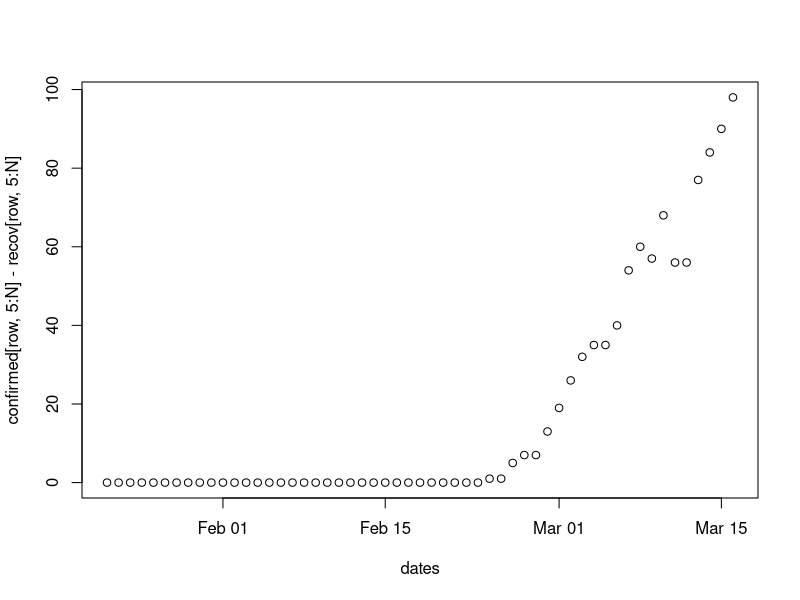

The R source for this figure: (Note: this script raises an error after producing the figure.)
library(reshape2)
library(ggplot2)
library(dplyr)


## Setup

confirmed = read.csv("data/time_series_19-covid-Confirmed.csv", stringsAsFactors = F)
deaths=read.csv("data/time_series_19-covid-Deaths.csv", stringsAsFactors = F)
recov = read.csv("data/time_series_19-covid-Recovered.csv", stringsAsFactors = F)



colstr=colnames(confirmed)[5:ncol(confirmed)]
dstr=vapply(colstr, function(x) substr(x, start = 2, stop = nchar(x)), FUN.VALUE="hi")
dates=as.Date(dstr, format = "%m.%d.%y")
N=ncol(confirmed)


row=25
plot(dates,confirmed[row,5:N]-recov[row,5:N])


airChina_names=c('Beijing', 'Shanghai', 'Guangdong', 'Henan', 'Jiangsu', 'Liaoning', 'Shandong', 'Fujian')
airCountries=c('Japan', 'Germany', 'France', 'India', 'UK', 'Korea, South', 'Taiwan*')


conf = melt(confirmed, id.vars = c("Province", "Region", "Lat","Long"),
                measure.vars = colnames(confirmed)[5:N])
recsimp = melt(recov, id.vars = c("Province", "Region", "Lat","Long"),
                measure.vars = colnames(confirmed)[5:N])
deathsimp = melt(deaths, id.vars = c("Province", "Region", "Lat","Long"),
                measure.vars = colnames(confirmed)[5:N])
conf$variable=as.Date(conf$variable, format = "X%m.%d.%y")
colnames(conf)=c("Province","Region","Lat","Long","date","cases")
allsimp=conf; allsimp$prev = conf$cases-recsimp$value - deathsimp$value
allsimp$deaths = deathsimp$value
allsimp$recovered = recsimp$value


extractPrevRegion = function(thisname) {
    if (thisname %in% confirmed$Region) {
        conftmp=confirmed[which(confirmed$Region %in% thisname), ] 
        rectmp=recov[which(confirmed$Region %in% thisname), ] 
        deathtmp=deaths[which(confirmed$Region %in% thisname), ] 
    } else {if (thisname %in% confirmed$Province) {
        conftmp=confirmed[which(confirmed$Province %in% thisname), ] 
        rectmp=recov[which(confirmed$Province %in% thisname), ] 
        deathtmp=deaths[which(confirmed$Province %in% thisname), ] 
    }}
    if (nrow(conftmp) > 1) { 
      cases=colSums(conftmp[,5:ncol(conftmp)]) 
      recs = colSums(rectmp[,5:ncol(rectmp)]) 
      deas=colSums(deathtmp[,5:ncol(deathtmp)]) 
    } else {cases=conftmp[5:ncol(conftmp)]
      recs=rectmp[5:ncol(rectmp)]
      deas=deathtmp[5:ncol(deathtmp)]
    }
    return(prevs=cases-recs-deas)
}

getForecast=function(prevs, nDays=10, lastDay=55,mode="poly") {
  nDays=10
  lastDay=58 #UPDATE

# take last 10 days of the data
x = (length(prevs)-nDays+1):length(prevs) # was 38:47, for  last nDays 
ind=x # index to pull last 10 days of prevalence
y=vector()
y[1:nDays]=prevs[ind] # cases[ind]-recs[ind]-deas[ind]
mydf=data.frame(t=x, n=unlist(y)+0.01)
xx <- seq(min(ind),lastDay,by=1)

#  and  make the fit 
if (mode == "poly") { fit2 <- lm(formula = n~poly(t,2), data=mydf) 
fitline=predict(object=fit2, newdata =data.frame(t= xx))}

if (mode == "exp"){ fit2 <- lm(formula = log(n) ~ t, data=mydf)
fitline=exp(predict(object=fit2, newdata =data.frame(t= xx)))}

myfore=data.frame(t=xx,n=pmax(fitline,0*fitline))

return(list(thedata =mydf, myfore=myfore))
}


# return forecast with date, forecasted prevalence

allnames = c(airCountries, airChina_names, "China", "US", "Iran")
allfores = lapply( allnames,
        function(thisone) {prevs=extractPrevRegion(thisone)
        return(getForecast(prevs,mode="exp"))})

#plotlist=list()
#for (k in 1:length(allnames)) {
#plotlist[[k]] = ggplot(data=allfores[[k]]$thedata,aes(x=t,y=n))+geom_point() +
#  geom_line(data=allfores[[k]]$myfore, aes(x=t,y=n))+ggtitle(allnames[k])}

#plot_grid(plotlist=plotlist, ncol = 3)
#ggsave(file="quickforecasts.pdf", width=8,height=11)

forecastdf = data.frame(days=allfores[[1]]$myfore$t,
        dates=seq.Date(from=dates[min(allfores[[1]]$myfore$t)],
                       by=1, length.out=length(allfores[[1]]$myfore$t)))
for (k in 1:length(allnames)) {
  forecastdf[,k+2]=allfores[[k]]$myfore$n
}
colnames(forecastdf)[3:ncol(forecastdf)] = allnames
write.csv(forecastdf, file = "quickforecasts.csv")





















